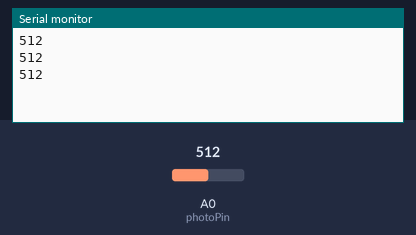
Simulated run of this sketch. Board: Arduino Uno, built with avr-gcc and run on an emulated ATmega328P. Shown: the last lines printed to the serial monitor. Inputs (shaded band) come from the test bench; at power-on: A0 (photoPin) = 512.

Above: at 1.3 s.
1.4 s: A0 (photoPin) set to 716
At 1.9 s:
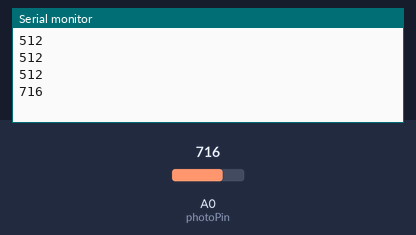
2.9 s: A0 (photoPin) set to 900
At 3.4 s:
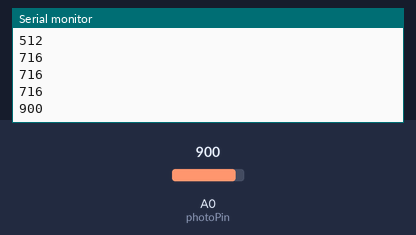
Timing chart, 0 to 5.9 s (numbered marks = the images above; inputs shaded):
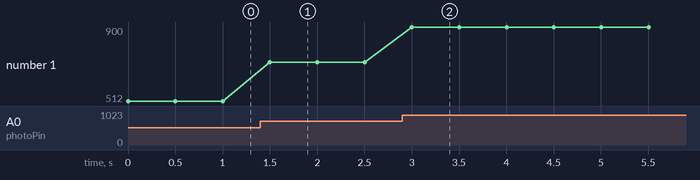

Measured:
- after the input at 1.4 s, the serial monitor: prints a new line after 0.10 s (image 1)
- after the input at 2.9 s, the serial monitor: prints a new line after 0.10 s (image 2)
- plotted number 1: 512 → 716 after the input at 1.4 s, 716 → 900 after the input at 2.9 s

The sketch:

7-photoresistor_analogRead.ino
```cpp
/*
    Author: Quang Tran
    Date: June 2nd, 2019

    Note: This program will read the analog signal from a photoresistor.
*/

const int photoPin = 0;

void setup() {
  analogReference(DEFAULT);   // 5v reference voltage by default, so this line is not necessary.
  Serial.begin(9600);
}

void loop() {
  Serial.println(analogRead(photoPin));
  delay(500);
}
```
